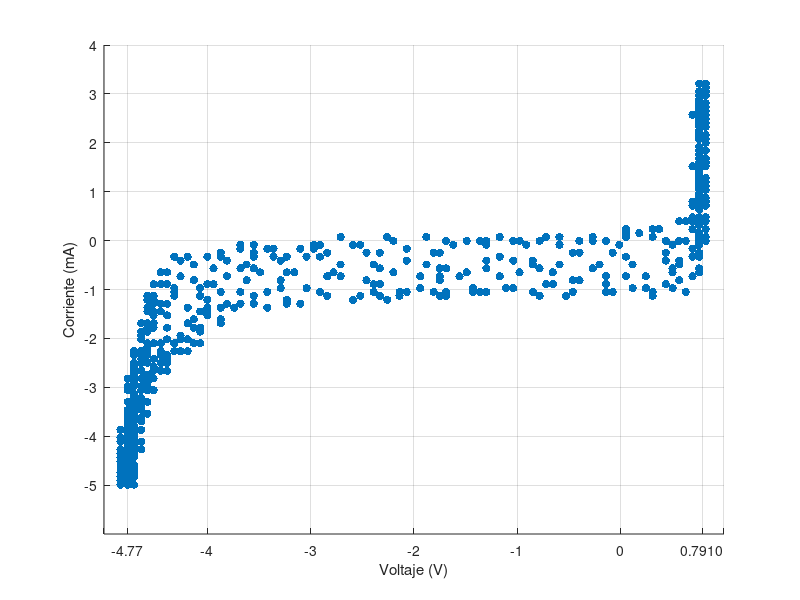

MATLAB code to generate this figure:
x=[8.23E-01
7.59E-01
8.23E-01
8.23E-01
8.23E-01
7.59E-01
8.23E-01
8.23E-01
8.23E-01
7.59E-01
8.23E-01
7.59E-01
7.59E-01
8.23E-01
7.59E-01
8.23E-01
7.59E-01
7.59E-01
8.23E-01
8.23E-01
8.23E-01
7.59E-01
8.23E-01
6.95E-01
7.59E-01
8.23E-01
7.59E-01
7.59E-01
8.23E-01
7.59E-01
8.23E-01
8.23E-01
8.23E-01
8.23E-01
7.59E-01
7.59E-01
7.59E-01
7.59E-01
7.59E-01
8.23E-01
8.23E-01
7.59E-01
8.23E-01
7.59E-01
8.23E-01
8.23E-01
8.23E-01
7.59E-01
8.23E-01
7.59E-01
8.23E-01
7.59E-01
7.59E-01
8.23E-01
7.59E-01
7.59E-01
7.59E-01
8.23E-01
7.59E-01
8.23E-01
7.59E-01
8.23E-01
8.23E-01
7.59E-01
7.59E-01
7.59E-01
7.59E-01
6.95E-01
7.59E-01
7.59E-01
7.59E-01
7.59E-01
8.23E-01
8.23E-01
7.59E-01
8.23E-01
8.23E-01
7.59E-01
7.59E-01
8.23E-01
8.23E-01
7.59E-01
7.59E-01
7.59E-01
7.59E-01
7.59E-01
7.59E-01
7.59E-01
8.23E-01
7.59E-01
7.59E-01
8.23E-01
8.23E-01
7.59E-01
7.59E-01
6.95E-01
6.95E-01
7.59E-01
7.59E-01
7.59E-01
7.59E-01
7.59E-01
8.23E-01
7.59E-01
8.23E-01
8.23E-01
6.95E-01
7.59E-01
6.95E-01
6.30E-01
5.66E-01
6.30E-01
6.95E-01
8.23E-01
7.59E-01
8.23E-01
8.23E-01
7.59E-01
8.23E-01
7.59E-01
7.59E-01
6.30E-01
5.66E-01
3.09E-01
3.73E-01
3.09E-01
4.37E-01
6.95E-01
7.59E-01
7.59E-01
7.59E-01
7.59E-01
7.59E-01
6.95E-01
5.66E-01
5.02E-01
1.80E-01
5.13E-02
5.13E-02
5.13E-02
4.37E-01
5.66E-01
7.59E-01
7.59E-01
7.59E-01
6.95E-01
6.95E-01
5.02E-01
4.37E-01
-1.30E-02
-1.42E-01
-2.70E-01
-2.70E-01
-1.42E-01
5.13E-02
1.16E-01
5.02E-01
5.66E-01
6.30E-01
5.02E-01
4.37E-01
2.44E-01
-7.73E-02
-3.99E-01
-3.99E-01
-7.21E-01
-7.85E-01
-5.92E-01
-4.63E-01
-2.70E-01
5.13E-02
2.44E-01
3.09E-01
3.09E-01
1.16E-01
-1.42E-01
-2.06E-01
-5.92E-01
-9.78E-01
-1.17E+00
-1.04E+00
-9.14E-01
-8.49E-01
-5.92E-01
-3.99E-01
-1.42E-01
-7.73E-02
-1.42E-01
-1.42E-01
-4.63E-01
-6.56E-01
-7.85E-01
-1.17E+00
-1.30E+00
-1.36E+00
-1.49E+00
-1.30E+00
-1.04E+00
-8.49E-01
-7.21E-01
-4.63E-01
-5.28E-01
-6.56E-01
-7.21E-01
-9.78E-01
-1.30E+00
-1.62E+00
-1.69E+00
-1.88E+00
-1.88E+00
-1.75E+00
-1.30E+00
-1.17E+00
-1.11E+00
-8.49E-01
-7.85E-01
-1.04E+00
-1.04E+00
-1.49E+00
-1.69E+00
-1.81E+00
-2.07E+00
-2.20E+00
-2.26E+00
-2.07E+00
-1.88E+00
-1.75E+00
-1.56E+00
-1.43E+00
-1.30E+00
-1.36E+00
-1.43E+00
-1.75E+00
-1.75E+00
-2.07E+00
-2.33E+00
-2.59E+00
-2.71E+00
-2.52E+00
-2.46E+00
-2.33E+00
-1.94E+00
-1.81E+00
-1.69E+00
-1.75E+00
-1.69E+00
-1.94E+00
-2.20E+00
-2.39E+00
-2.84E+00
-2.97E+00
-2.91E+00
-2.97E+00
-2.91E+00
-2.71E+00
-2.46E+00
-2.33E+00
-2.14E+00
-2.14E+00
-2.07E+00
-2.33E+00
-2.39E+00
-2.71E+00
-3.04E+00
-3.10E+00
-3.36E+00
-3.42E+00
-3.36E+00
-3.23E+00
-2.78E+00
-2.84E+00
-2.59E+00
-2.26E+00
-2.52E+00
-2.39E+00
-2.71E+00
-3.16E+00
-3.29E+00
-3.55E+00
-3.68E+00
-3.68E+00
-3.55E+00
-3.55E+00
-3.23E+00
-3.16E+00
-3.04E+00
-2.84E+00
-2.91E+00
-2.91E+00
-3.29E+00
-3.29E+00
-3.49E+00
-3.62E+00
-3.87E+00
-4.00E+00
-3.87E+00
-4.00E+00
-3.81E+00
-3.81E+00
-3.55E+00
-3.29E+00
-3.23E+00
-3.10E+00
-3.23E+00
-3.42E+00
-3.62E+00
-3.68E+00
-4.13E+00
-4.26E+00
-4.32E+00
-4.19E+00
-4.13E+00
-3.94E+00
-4.00E+00
-3.68E+00
-3.55E+00
-3.42E+00
-3.55E+00
-3.68E+00
-3.87E+00
-3.94E+00
-4.26E+00
-4.39E+00
-4.45E+00
-4.39E+00
-4.39E+00
-4.26E+00
-4.13E+00
-4.07E+00
-3.87E+00
-3.74E+00
-3.74E+00
-3.81E+00
-4.00E+00
-4.07E+00
-4.32E+00
-4.39E+00
-4.45E+00
-4.52E+00
-4.52E+00
-4.45E+00
-4.32E+00
-4.32E+00
-4.00E+00
-4.00E+00
-3.87E+00
-3.87E+00
-4.00E+00
-4.07E+00
-4.19E+00
-4.39E+00
-4.58E+00
-4.58E+00
-4.52E+00
-4.52E+00
-4.52E+00
-4.45E+00
-4.45E+00
-4.13E+00
-4.13E+00
-4.07E+00
-4.07E+00
-4.07E+00
-4.19E+00
-4.39E+00
-4.52E+00
-4.58E+00
-4.58E+00
-4.58E+00
-4.58E+00
-4.52E+00
-4.52E+00
-4.39E+00
-4.26E+00
-4.13E+00
-4.07E+00
-4.19E+00
-4.26E+00
-4.39E+00
-4.52E+00
-4.58E+00
-4.64E+00
-4.64E+00
-4.58E+00
-4.58E+00
-4.58E+00
-4.39E+00
-4.39E+00
-4.26E+00
-4.19E+00
-4.32E+00
-4.32E+00
-4.45E+00
-4.52E+00
-4.64E+00
-4.64E+00
-4.64E+00
-4.58E+00
-4.64E+00
-4.58E+00
-4.58E+00
-4.45E+00
-4.39E+00
-4.39E+00
-4.39E+00
-4.45E+00
-4.45E+00
-4.58E+00
-4.58E+00
-4.64E+00
-4.71E+00
-4.71E+00
-4.71E+00
-4.64E+00
-4.64E+00
-4.52E+00
-4.52E+00
-4.39E+00
-4.39E+00
-4.45E+00
-4.52E+00
-4.52E+00
-4.58E+00
-4.64E+00
-4.64E+00
-4.71E+00
-4.71E+00
-4.71E+00
-4.71E+00
-4.64E+00
-4.58E+00
-4.58E+00
-4.58E+00
-4.52E+00
-4.58E+00
-4.58E+00
-4.64E+00
-4.64E+00
-4.71E+00
-4.71E+00
-4.71E+00
-4.71E+00
-4.77E+00
-4.64E+00
-4.71E+00
-4.58E+00
-4.52E+00
-4.58E+00
-4.52E+00
-4.58E+00
-4.64E+00
-4.71E+00
-4.71E+00
-4.64E+00
-4.77E+00
-4.77E+00
-4.71E+00
-4.71E+00
-4.71E+00
-4.64E+00
-4.58E+00
-4.64E+00
-4.58E+00
-4.64E+00
-4.58E+00
-4.64E+00
-4.71E+00
-4.71E+00
-4.71E+00
-4.71E+00
-4.77E+00
-4.77E+00
-4.71E+00
-4.64E+00
-4.71E+00
-4.64E+00
-4.58E+00
-4.64E+00
-4.64E+00
-4.64E+00
-4.71E+00
-4.71E+00
-4.77E+00
-4.77E+00
-4.71E+00
-4.71E+00
-4.77E+00
-4.77E+00
-4.71E+00
-4.64E+00
-4.64E+00
-4.64E+00
-4.71E+00
-4.64E+00
-4.71E+00
-4.77E+00
-4.71E+00
-4.77E+00
-4.77E+00
-4.77E+00
-4.77E+00
-4.71E+00
-4.71E+00
-4.77E+00
-4.64E+00
-4.64E+00
-4.71E+00
-4.71E+00
-4.71E+00
-4.71E+00
-4.77E+00
-4.77E+00
-4.77E+00
-4.84E+00
-4.84E+00
-4.77E+00
-4.77E+00
-4.71E+00
-4.71E+00
-4.64E+00
-4.64E+00
-4.71E+00
-4.71E+00
-4.84E+00
-4.84E+00
-4.77E+00
-4.77E+00
-4.77E+00
-4.77E+00
-4.77E+00
-4.77E+00
-4.77E+00
-4.71E+00
-4.71E+00
-4.64E+00
-4.71E+00
-4.71E+00
-4.71E+00
-4.77E+00
-4.84E+00
-4.84E+00
-4.84E+00
-4.77E+00
-4.77E+00
-4.71E+00
-4.77E+00
-4.77E+00
-4.71E+00
-4.77E+00
-4.71E+00
-4.71E+00
-4.77E+00
-4.77E+00
-4.77E+00
-4.77E+00
-4.84E+00
-4.77E+00
-4.84E+00
-4.77E+00
-4.77E+00
-4.77E+00
-4.77E+00
-4.71E+00
-4.77E+00
-4.71E+00
-4.77E+00
-4.77E+00
-4.77E+00
-4.84E+00
-4.77E+00
-4.84E+00
-4.77E+00
-4.84E+00
-4.77E+00
-4.77E+00
-4.77E+00
-4.71E+00
-4.71E+00
-4.71E+00
-4.71E+00
-4.77E+00
-4.77E+00
-4.77E+00
-4.77E+00
-4.84E+00
-4.84E+00
-4.77E+00
-4.84E+00
-4.84E+00
-4.77E+00
-4.71E+00
-4.77E+00
-4.77E+00
-4.84E+00
-4.84E+00
-4.77E+00
-4.77E+00
-4.84E+00
-4.77E+00
-4.84E+00
-4.77E+00
-4.84E+00
-4.77E+00
-4.77E+00
-4.77E+00
-4.71E+00
-4.71E+00
-4.71E+00
-4.77E+00
-4.71E+00
-4.77E+00
-4.84E+00
-4.84E+00
-4.84E+00
-4.84E+00
-4.77E+00
-4.77E+00
-4.77E+00
-4.77E+00
-4.77E+00
-4.71E+00
-4.77E+00
-4.77E+00
-4.84E+00
-4.84E+00
-4.84E+00
-4.77E+00
-4.84E+00
-4.84E+00
-4.77E+00
-4.77E+00
-4.77E+00
-4.77E+00
-4.77E+00
-4.71E+00
-4.77E+00
-4.84E+00
-4.77E+00
-4.77E+00
-4.77E+00
];
y=[3.21E+00
3.21E+00
3.13E+00
3.13E+00
3.13E+00
3.05E+00
2.97E+00
3.05E+00
3.05E+00
2.97E+00
2.97E+00
2.97E+00
2.97E+00
2.81E+00
2.81E+00
2.73E+00
2.89E+00
2.81E+00
2.73E+00
2.73E+00
2.65E+00
2.73E+00
2.65E+00
2.57E+00
2.65E+00
2.57E+00
2.57E+00
2.49E+00
2.49E+00
2.41E+00
2.41E+00
2.41E+00
2.33E+00
2.41E+00
2.33E+00
2.33E+00
2.24E+00
2.24E+00
2.24E+00
2.16E+00
2.16E+00
2.08E+00
2.16E+00
2.16E+00
2.08E+00
2.08E+00
2.00E+00
1.92E+00
1.84E+00
1.92E+00
1.84E+00
1.84E+00
1.84E+00
1.84E+00
1.76E+00
1.76E+00
1.68E+00
1.68E+00
1.60E+00
1.60E+00
1.60E+00
1.60E+00
1.52E+00
1.52E+00
1.44E+00
1.44E+00
1.52E+00
1.52E+00
1.36E+00
1.36E+00
1.36E+00
1.28E+00
1.28E+00
1.28E+00
1.20E+00
1.20E+00
1.12E+00
1.20E+00
1.12E+00
1.12E+00
1.04E+00
1.04E+00
1.04E+00
9.58E-01
8.78E-01
8.78E-01
8.78E-01
8.78E-01
8.78E-01
7.98E-01
7.98E-01
7.98E-01
7.17E-01
7.17E-01
7.17E-01
7.98E-01
7.17E-01
6.37E-01
6.37E-01
4.76E-01
4.76E-01
4.76E-01
4.76E-01
3.96E-01
3.96E-01
3.96E-01
3.96E-01
3.15E-01
4.76E-01
3.96E-01
3.96E-01
3.96E-01
2.35E-01
2.35E-01
1.54E-01
7.40E-02
7.40E-02
7.40E-02
-6.40E-03
-6.40E-03
-8.68E-02
-6.40E-03
-6.40E-03
2.35E-01
2.35E-01
7.40E-02
-6.40E-03
-1.67E-01
-2.48E-01
-2.48E-01
-2.48E-01
-3.28E-01
-3.28E-01
-3.28E-01
-4.08E-01
-8.68E-02
1.54E-01
2.35E-01
1.54E-01
7.40E-02
-2.48E-01
-4.89E-01
-5.69E-01
-6.50E-01
-5.69E-01
-7.30E-01
-7.30E-01
-5.69E-01
-4.08E-01
-8.68E-02
-6.40E-03
7.40E-02
-6.40E-03
-6.40E-03
-3.28E-01
-4.89E-01
-6.50E-01
-8.10E-01
-1.05E+00
-9.71E-01
-8.91E-01
-7.30E-01
-2.48E-01
-2.48E-01
-6.40E-03
7.40E-02
-6.40E-03
7.40E-02
-2.48E-01
-5.69E-01
-7.30E-01
-9.71E-01
-1.13E+00
-1.05E+00
-9.71E-01
-7.30E-01
-4.89E-01
-8.68E-02
-6.40E-03
7.40E-02
-6.40E-03
-8.68E-02
-4.08E-01
-4.89E-01
-8.10E-01
-8.91E-01
-1.05E+00
-1.05E+00
-8.91E-01
-8.10E-01
-6.50E-01
-5.69E-01
-3.28E-01
-6.40E-03
-6.40E-03
-6.40E-03
-8.68E-02
-4.08E-01
-4.89E-01
-8.91E-01
-1.05E+00
-1.13E+00
-8.91E-01
-8.91E-01
-6.50E-01
-4.08E-01
-8.68E-02
-6.40E-03
7.40E-02
7.40E-02
-2.48E-01
-5.69E-01
-7.30E-01
-9.71E-01
-1.05E+00
-1.13E+00
-9.71E-01
-9.71E-01
-6.50E-01
-5.69E-01
-2.48E-01
-1.67E-01
-6.40E-03
7.40E-02
-1.67E-01
-4.89E-01
-5.69E-01
-7.30E-01
-1.05E+00
-1.05E+00
-1.05E+00
-9.71E-01
-8.10E-01
-7.30E-01
-4.08E-01
-2.48E-01
-8.68E-02
7.40E-02
-8.68E-02
-2.48E-01
-5.69E-01
-7.30E-01
-1.05E+00
-1.05E+00
-1.13E+00
-1.13E+00
-9.71E-01
-6.50E-01
-4.89E-01
-2.48E-01
-8.68E-02
-8.68E-02
-1.67E-01
-3.28E-01
-4.89E-01
-8.10E-01
-8.91E-01
-1.05E+00
-1.13E+00
-1.05E+00
-1.13E+00
-8.91E-01
-7.30E-01
-3.28E-01
-1.67E-01
-1.67E-01
-1.67E-01
-3.28E-01
-3.28E-01
-6.50E-01
-7.30E-01
-1.21E+00
-1.21E+00
-1.13E+00
-1.05E+00
-7.30E-01
-6.50E-01
-4.08E-01
-8.68E-02
-1.67E-01
-8.68E-02
-2.48E-01
-3.28E-01
-6.50E-01
-6.50E-01
-9.71E-01
-1.13E+00
-1.05E+00
-1.05E+00
-8.10E-01
-8.10E-01
-6.50E-01
-4.89E-01
-3.28E-01
-3.28E-01
-2.48E-01
-3.28E-01
-4.08E-01
-7.30E-01
-5.69E-01
-9.71E-01
-1.21E+00
-1.29E+00
-1.29E+00
-1.05E+00
-8.10E-01
-5.69E-01
-4.89E-01
-4.08E-01
-3.28E-01
-3.28E-01
-4.89E-01
-5.69E-01
-8.91E-01
-1.05E+00
-1.13E+00
-1.37E+00
-1.29E+00
-1.29E+00
-1.05E+00
-8.91E-01
-7.30E-01
-6.50E-01
-6.50E-01
-6.50E-01
-6.50E-01
-7.30E-01
-8.10E-01
-9.71E-01
-1.37E+00
-1.37E+00
-1.37E+00
-1.29E+00
-1.37E+00
-1.13E+00
-9.71E-01
-8.91E-01
-8.91E-01
-8.91E-01
-8.91E-01
-8.91E-01
-1.05E+00
-1.13E+00
-1.21E+00
-1.45E+00
-1.61E+00
-1.69E+00
-1.53E+00
-1.45E+00
-1.37E+00
-1.29E+00
-1.21E+00
-1.13E+00
-1.29E+00
-1.13E+00
-1.21E+00
-1.29E+00
-1.45E+00
-1.61E+00
-1.78E+00
-1.78E+00
-1.86E+00
-1.78E+00
-1.69E+00
-1.53E+00
-1.45E+00
-1.45E+00
-1.45E+00
-1.37E+00
-1.45E+00
-1.53E+00
-1.69E+00
-1.78E+00
-2.02E+00
-2.10E+00
-2.10E+00
-2.02E+00
-1.94E+00
-1.78E+00
-1.78E+00
-1.69E+00
-1.69E+00
-1.86E+00
-1.69E+00
-1.78E+00
-1.86E+00
-2.02E+00
-2.02E+00
-2.26E+00
-2.26E+00
-2.26E+00
-2.10E+00
-2.10E+00
-2.10E+00
-2.02E+00
-2.02E+00
-2.02E+00
-2.10E+00
-1.94E+00
-2.10E+00
-2.18E+00
-2.26E+00
-2.34E+00
-2.42E+00
-2.50E+00
-2.50E+00
-2.34E+00
-2.34E+00
-2.26E+00
-2.26E+00
-2.26E+00
-2.34E+00
-2.26E+00
-2.42E+00
-2.34E+00
-2.42E+00
-2.66E+00
-2.66E+00
-2.66E+00
-2.66E+00
-2.58E+00
-2.58E+00
-2.50E+00
-2.50E+00
-2.50E+00
-2.58E+00
-2.50E+00
-2.66E+00
-2.66E+00
-2.66E+00
-2.74E+00
-2.74E+00
-2.82E+00
-2.82E+00
-2.90E+00
-2.90E+00
-2.82E+00
-2.82E+00
-2.74E+00
-2.82E+00
-2.82E+00
-2.82E+00
-2.82E+00
-2.98E+00
-2.90E+00
-2.98E+00
-3.06E+00
-3.06E+00
-3.06E+00
-2.98E+00
-3.06E+00
-2.98E+00
-2.98E+00
-2.98E+00
-2.98E+00
-3.06E+00
-2.98E+00
-3.14E+00
-3.14E+00
-3.22E+00
-3.30E+00
-3.22E+00
-3.30E+00
-3.30E+00
-3.30E+00
-3.22E+00
-3.22E+00
-3.30E+00
-3.30E+00
-3.30E+00
-3.30E+00
-3.30E+00
-3.38E+00
-3.38E+00
-3.38E+00
-3.46E+00
-3.54E+00
-3.46E+00
-3.46E+00
-3.46E+00
-3.46E+00
-3.54E+00
-3.46E+00
-3.46E+00
-3.62E+00
-3.54E+00
-3.54E+00
-3.62E+00
-3.70E+00
-3.62E+00
-3.62E+00
-3.70E+00
-3.70E+00
-3.70E+00
-3.62E+00
-3.70E+00
-3.70E+00
-3.70E+00
-3.70E+00
-3.70E+00
-3.79E+00
-3.79E+00
-3.79E+00
-3.87E+00
-3.87E+00
-3.87E+00
-3.87E+00
-3.95E+00
-3.95E+00
-3.79E+00
-3.87E+00
-3.87E+00
-3.87E+00
-3.87E+00
-3.87E+00
-3.87E+00
-3.95E+00
-3.95E+00
-4.03E+00
-4.11E+00
-4.11E+00
-4.11E+00
-4.03E+00
-4.03E+00
-4.03E+00
-4.11E+00
-4.03E+00
-4.03E+00
-4.03E+00
-4.11E+00
-4.11E+00
-4.11E+00
-4.19E+00
-4.11E+00
-4.27E+00
-4.27E+00
-4.27E+00
-4.11E+00
-4.19E+00
-4.11E+00
-4.27E+00
-4.27E+00
-4.19E+00
-4.27E+00
-4.27E+00
-4.35E+00
-4.27E+00
-4.43E+00
-4.43E+00
-4.43E+00
-4.35E+00
-4.35E+00
-4.35E+00
-4.35E+00
-4.35E+00
-4.43E+00
-4.43E+00
-4.35E+00
-4.43E+00
-4.43E+00
-4.51E+00
-4.59E+00
-4.43E+00
-4.51E+00
-4.59E+00
-4.59E+00
-4.51E+00
-4.51E+00
-4.51E+00
-4.51E+00
-4.51E+00
-4.59E+00
-4.51E+00
-4.51E+00
-4.59E+00
-4.59E+00
-4.59E+00
-4.67E+00
-4.67E+00
-4.59E+00
-4.67E+00
-4.67E+00
-4.59E+00
-4.59E+00
-4.59E+00
-4.67E+00
-4.67E+00
-4.67E+00
-4.67E+00
-4.67E+00
-4.75E+00
-4.67E+00
-4.75E+00
-4.75E+00
-4.67E+00
-4.75E+00
-4.67E+00
-4.75E+00
-4.67E+00
-4.75E+00
-4.75E+00
-4.75E+00
-4.75E+00
-4.75E+00
-4.75E+00
-4.83E+00
-4.83E+00
-4.83E+00
-4.83E+00
-4.75E+00
-4.83E+00
-4.75E+00
-4.83E+00
-4.83E+00
-4.83E+00
-4.83E+00
-4.83E+00
-4.83E+00
-4.91E+00
-4.83E+00
-4.83E+00
-4.91E+00
-4.91E+00
-4.91E+00
-4.91E+00
-4.83E+00
-4.91E+00
-4.83E+00
-4.83E+00
-4.83E+00
-4.91E+00
-4.83E+00
-4.99E+00
-4.91E+00
-4.99E+00
-4.91E+00
-4.99E+00
-4.91E+00
-4.91E+00
-4.99E+00
];
scatter(x,y,'filled')
xlabel('Voltaje (V)') 
ylabel('Corriente (mA)')

xticks([-5 -4.77 -4 -3 -2 -1 0 0.7910 1])
xticklabels({'','-4.77','-4','-3','-2','-1','0','0.7910',''})
yticks([-5 -4 -3 -2 -1 0 1 2 3 4])

grid on
